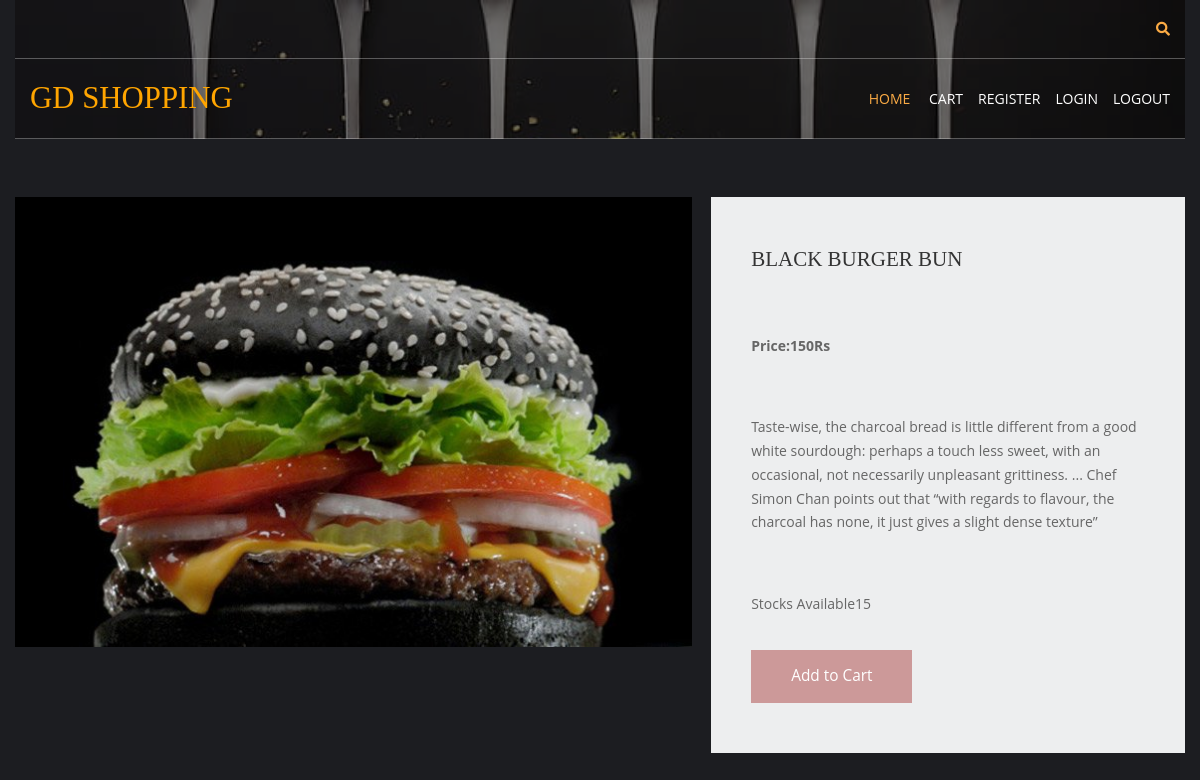
Page /fruits/black-burger-bun on the committed database.
### shop/models.py (models this page shows, shortened)
class products(models.Model):
    name = models.CharField(max_length=100, unique=True)
    slug = models.SlugField(max_length=100, unique=True)
    img = models.ImageField(upload_to='product')
    desc = models.TextField()
    stock = models.IntegerField()
    available = models.BooleanField()
    price = models.IntegerField()
    category=models.ForeignKey(categ,on_delete=models.CASCADE)

### shop/views.py (the view)
# urls.py: path('<slug:c_slug>/<slug:product_slug>',views.prodDetails,name="details"),
def prodDetails(request,c_slug,product_slug):
    try:
        prod=products.objects.get(category__slug=c_slug,slug=product_slug)
    except Exception as e:
        raise e
    return render(request,'item.html',{'pr':prod})

### cart/context_processor.py (called while the page is built)
def count(request):
    item_count=0
    if 'admin' in request.path:
        return {}
    else:
        try:
            ct=cartlist.objects.filter(cart_id=c_id(request))
            cti=items.objects.all().filter(cart=ct[:1])
            for c in cti:
                item_count += c.quan
        except cartlist.DoesNotExist:
            item_count=0
        return dict(itc=item_count)

### cart/views.py (called while the page is built)
def c_id(request):
    ct_id=request.session.session_key
    if not ct_id:
        ct_id=request.session.create()
    return ct_id

### templates/item.html (shortened to what this page needs)
{% extends 'base.html' %}
{% load static %}
{% block content %}
<html lang="en">
<head>
    <link href="{% static 'pr/fontawesome/css/all.min.css' %}" rel="stylesheet" />
    <link href="{% static 'pr/css/templatemo-comparto.css' %}" rel="stylesheet" />
</head>
<body>
  <br><br>
        <section class="tm-mb-1" id="about">
            <div class="tm-row tm-about-row">
                <div class="tm-section-1-l">
                    <img src="{{pr.img.url}}" alt="About image" class="tm-img-responsive">
                </div>
                <article class="tm-section-1-r tm-bg-color-8">
                    <h2 class="tm-mb-2 tm-title-color">{{pr.name}}</h2><br>
                    <p><b>Price:{{pr.price}}Rs</b></p><br>
                    <p>{{pr.desc}}</p><br>
                    <p>Stocks Available{{pr.stock}}</p>
{% if pr.stock <= 0 %}
                    <h2 style="color:red"><b>Sorry,There is no stock left</b></h2>
                    {% else %}
                    <a href="{% url 'addcart' pr.id %}" class="tm-btn tm-btn-1 tm-link-to-services">Add to Cart</a>
{% endif %}
                </article>
            </div>
        </section>
</body>
</html>
{% endblock %}

### static/hm/layout/styles/layout.css (style rules this page uses)
*, *::before, *::after { transition:all .3s ease-in-out; }
body { color:#A5A6AA; background-color:#1C1D21; }
a { color:#FBAB45; }

### static/pr/css/templatemo-comparto.css (style rules this page uses)
*, *::before, *::after { box-sizing: border-box; outline: none; }
ul, h1, h2, h3, h4, p, figure { padding: 0; margin: 0; }
body { font-family: 'Open Sans', Arial, sans-serif; font-size: 18px; overflow-x: hidden; padding-left: 15px; padding-right: 15px; margin: 0; }
h2 { font-size: 1.5rem; }
a { transition: all 0.3s ease; text-decoration: none; }
p { color: #666; line-height: 1.7; margin-bottom: 35px; }
h1, h2, h3, h4, h5, h6 { color: #333; }
.tm-mb-1 { margin-bottom: 20px; }
.tm-mb-2 { margin-bottom: 40px; }
.tm-bg-color-8 { background-color: #EDEEEF; }
.tm-img-responsive { max-width: 100%; height: auto; }
.tm-section-1-l { width: 57.85%; margin-right: 1.65%; }
.tm-section-1-r { padding: 50px 40px; width: 40.5%; }
.tm-row { display: flex; }
.tm-btn { display: inline-block; padding: 15px 40px; font-size: 1.1rem; border: none; background-color: #CC9999; color: white; }
a { color: #666; }

### static/hm/layout/styles/framework.css (style rules this page uses)
html { overflow-y:scroll; overflow-x:hidden; }
html, body { margin:0; padding:0; font-size:14px; line-height:1.6em; }
*, *::before, *::after { box-sizing:border-box; }
a { outline:none; text-decoration:none; }
img { width:auto; max-width:100%; height:auto; margin:0; padding:0; border:none; line-height:normal; vertical-align:middle; }
body, input, textarea, select { font-family:Verdana, Geneva, sans-serif; }
h1, h2, h3, h4, h5, h6, .heading { font-family:Georgia, "Times New Roman", Times, serif; }
::placeholder { opacity:1; }
h1, h2, h3, h4, h5, h6, .heading { margin:0 0 20px 0; font-size:1.4rem; line-height:normal; font-weight:normal; text-transform:uppercase; }
address, article, aside, figcaption, figure, footer, header, main, nav, section { display:block; margin:0; padding:0; }

### rows in the picture
products: img (picture), name "BLACK BURGER BUN", price "150", desc "Taste-wise, the charcoal bread is little different from a good white sourdough: perhaps a touch less sweet, with an occasional, not necessarily unpleasant grittiness. ... Chef Simon Chan points out that “with regards to flavour, the charcoal has none, it just gives a slight dense texture”", stock "15"
